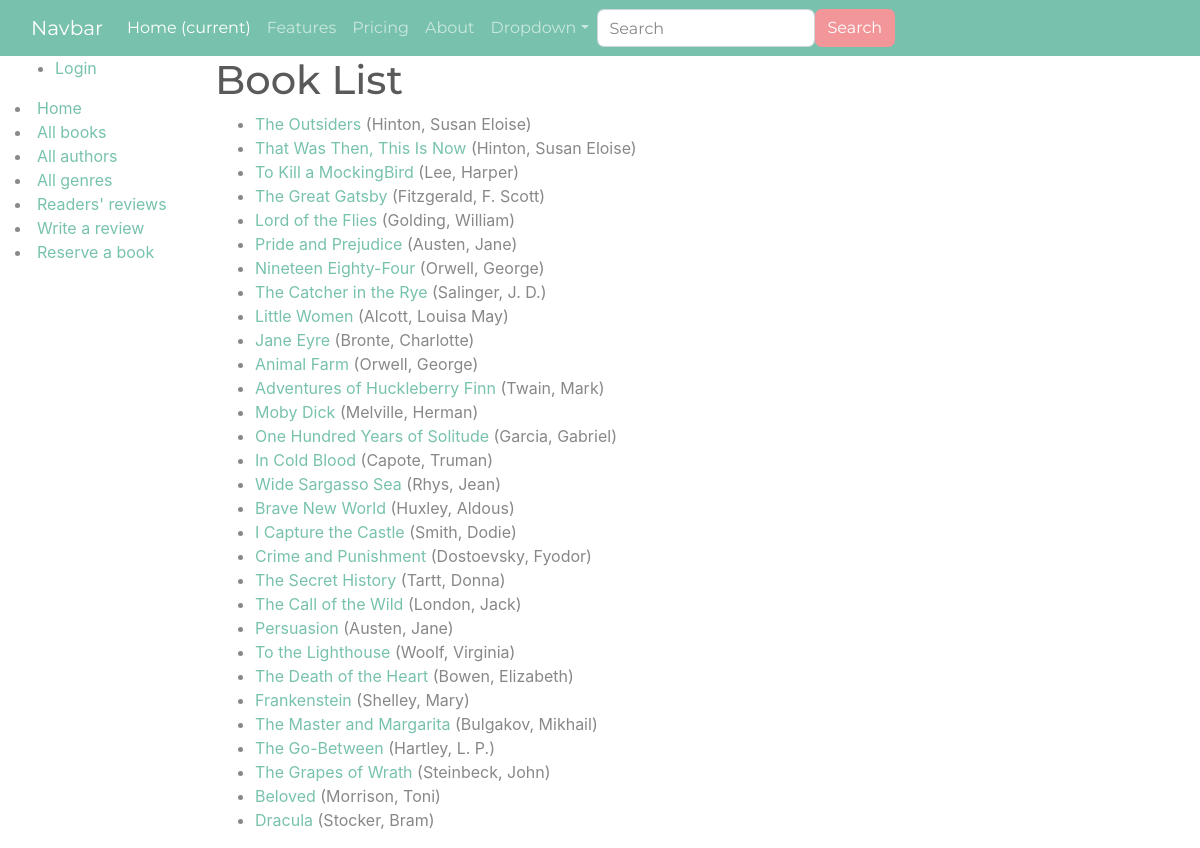
/catalog/books/, run on the app's committed database.
### catalog/models.py (models this page shows, shortened)
class Book(models.Model):
    title = models.CharField(max_length=50)
    author = models.ForeignKey('Author', on_delete=models.SET_NULL, null=True)
    summary = models.TextField(
        max_length=1000, help_text='Enter a brief description of the book')
    isbn = models.CharField(
        'ISBN',
        max_length=13,
        unique=True,
        help_text=
        '13 Character <a href="https://www.isbn-international.org/content/what-isbn">ISBN number</a>'
    )
    genre = models.ManyToManyField(Genre,
                                   help_text='Select a genre for this book')
    def get_absolute_url(self):
        return reverse('book-detail', args=[str(self.id)])

class Author(models.Model):
    first_name = models.CharField(max_length=100, )
    last_name = models.CharField(max_length=100)
    date_of_birth = models.DateField(null=True, blank=True, verbose_name="DOB")
    date_of_death = models.DateField('Died', null=True, blank=True)
    def __str__(self):
        return f'{self.last_name}, {self.first_name}'

### catalog/views.py (the view)
# urls.py: path('books/', views.BookListView.as_view(), name='books'),
class BookListView(generic.ListView):
  model = Book
  context_object_name = 'book_list'
  queryset = Book.objects.all()
  template_name ='book_list.html'

### catalog/templates/book_list.html (shortened to what this page needs)
<!DOCTYPE html>
<html lang="en">
<head>
{% extends "site_base.html" %}
{% block content %}
  <h1>Book List</h1>
  {% if book_list %}
  <ul>
    {% for book in book_list %}
      <li>
        <a href="{{ book.get_absolute_url }}">{{ book.title }}</a> ({{book.author}})
      </li>
    {% endfor %}
  </ul>
  {% else %}
    <p>There are no books in the library.</p>
  {% endif %}
{% endblock %}

### data on the page
Book: title "The Outsiders", author "Hinton, Susan Eloise"
Book: title "That Was Then, This Is Now", author "Hinton, Susan Eloise"
Book: title "To Kill a MockingBird", author "Lee, Harper"
Book: title "The Great Gatsby", author "Fitzgerald, F. Scott"
Book: title "Lord of the Flies", author "Golding, William"
Book: title "Pride and Prejudice", author "Austen, Jane"
Book: title "Nineteen Eighty-Four", author "Orwell, George"
Book: title "The Catcher in the Rye", author "Salinger, J. D."
Book: title "Little Women", author "Alcott, Louisa May"
Book: title "Jane Eyre", author "Bronte, Charlotte"
Book: title "Animal Farm", author "Orwell, George"
Book: title "Adventures of Huckleberry Finn", author "Twain, Mark"
Book: title "Moby Dick", author "Melville, Herman"
Book: title "One Hundred Years of Solitude", author "Garcia, Gabriel"
Book: title "In Cold Blood", author "Capote, Truman"
Book: title "Wide Sargasso Sea", author "Rhys, Jean"
Book: title "Brave New World", author "Huxley, Aldous"
Book: title "I Capture the Castle", author "Smith, Dodie"
Book: title "Crime and Punishment", author "Dostoevsky, Fyodor"
Book: title "The Secret History", author "Tartt, Donna"
Book: title "The Call of the Wild", author "London, Jack"
Book: title "Persuasion", author "Austen, Jane"
Book: title "To the Lighthouse", author "Woolf, Virginia"
Book: title "The Death of the Heart", author "Bowen, Elizabeth"
Book: title "Frankenstein", author "Shelley, Mary"
Book: title "The Master and Margarita", author "Bulgakov, Mikhail"
Book: title "The Go-Between", author "Hartley, L. P."
Book: title "The Grapes of Wrath", author "Steinbeck, John"
Book: title "Beloved", author "Morrison, Toni"
Book: title "Dracula", author "Stocker, Bram"
